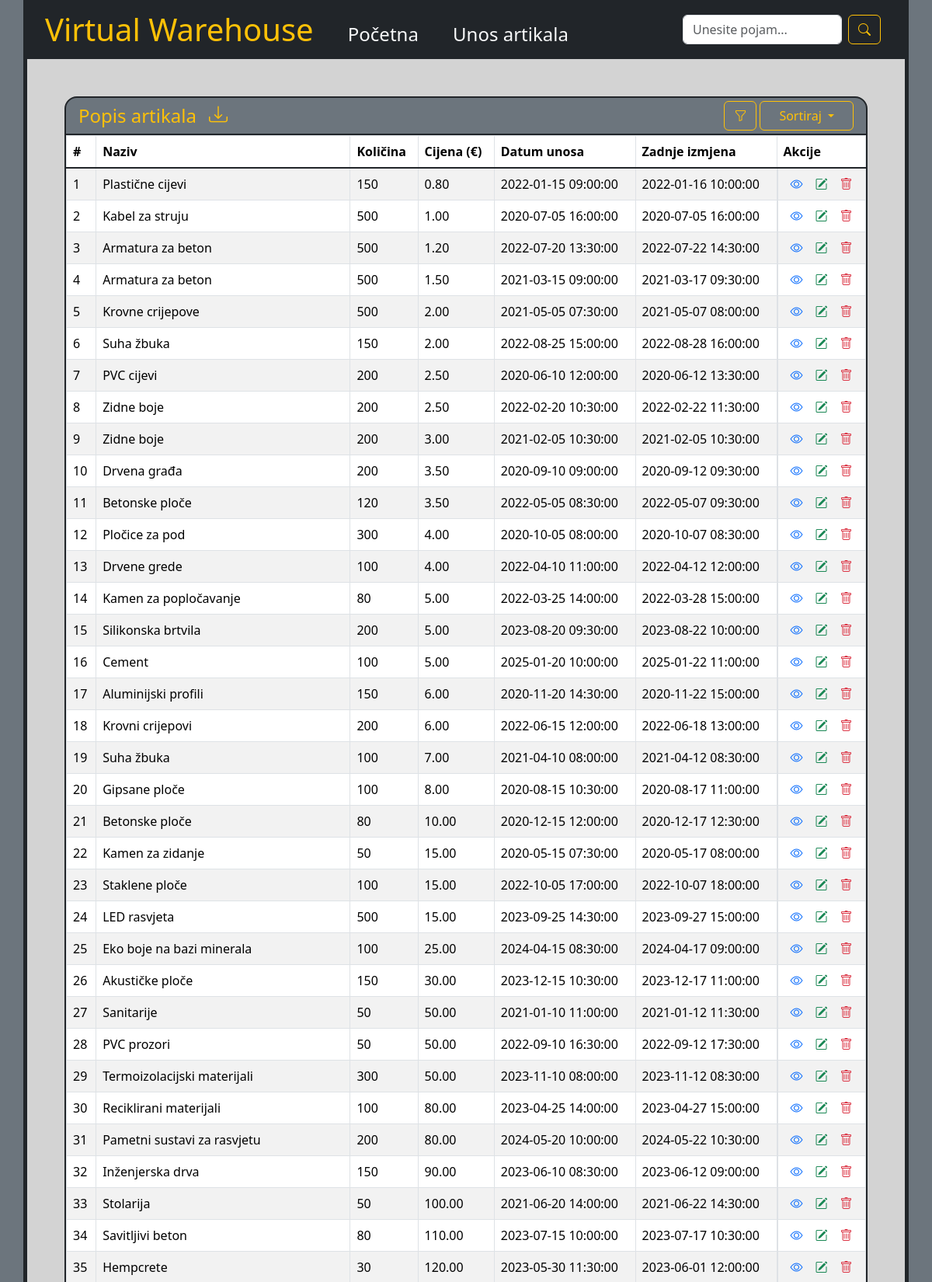
Page /sort/cijena/asc (upper part) on the committed database.
### models.py (models this page shows, shortened)
class Artikl(db.Model):
    id = db.Column(db.Integer, primary_key=True)
    naziv = db.Column(db.String(100), nullable=False)
    opis = db.Column(db.String(200), nullable=True)
    dostupna_kolicina = db.Column(db.Integer, nullable=False)
    minimalna_kolicina = db.Column(db.Integer, nullable=False)
    cijena = db.Column(db.Numeric(7, 2), nullable=False)
    datum_dodavanja = db.Column(db.DateTime, nullable=False)
    datum_izmjene = db.Column(db.DateTime, nullable=False)
    def to_dict(self, id_col=True):
        dict_ent = {
            "id": self.id,
            "naziv": self.naziv,
            "opis": self.opis,
            "dostupna_kolicina": self.dostupna_kolicina,
            "minimalna_kolicina": self.minimalna_kolicina,
            "cijena": self.cijena,
            "datum_dodavanja": self.datum_dodavanja,
            "datum_izmjene": self.datum_izmjene,
        }
        if id_col:
            return dict_ent
        else:
            return dict(list(dict_ent.items())[1:])

### app.py (the view)
@app.route('/sort/<string:value>/<string:order>', methods=['GET', 'POST'])
def sortiranje(value, order):
    variables = {"Artikl": Artikl, "asc": asc, "desc": desc}
    exec(f"artikli = Artikl.query.order_by({order}(Artikl.{value})).all()", variables)
    artikli = list(map(lambda artikl: artikl.to_dict(), variables["artikli"]))
    return render_template("index.html", artikli=artikli, modal=modal, title="Sortiranje")

### templates/index.html (shortened to what this page needs)
{% extends "base.html" %}
{% block content %}
<div id="div_tablice" class="border bg-secondary text-warning border-dark border-2 rounded-top-4 d-flex justify-content-between align-items-center">
    <div class="d-flex">
		<p class="px-3 pt-3 fs-4">Popis artikala</p>
		<a id="download" class="icon-link" href="javascript:download()"><i  class="bi bi-download text-warning fs-4 mb-3" data-bs-toggle="tooltip" data-bs-placement="bottom" title="Preuzmi popis"></i></a>
	</div>
    <div class="d-flex">
        <button id="filtriraj" class="btn btn-outline-warning" type="button" data-bs-toggle="modal" data-bs-target="#staticBackdrop"><i class="bi bi-funnel"></i></button>
        <div class="dropdown-center">
            <button id="sortiraj" class="btn btn-outline-warning ms-1 me-3 px-4 dropdown-toggle" type="button" data-bs-toggle="dropdown" aria-expanded="false">Sortiraj </button>
        </div>
    </div>
</div>
<div class="border border-dark border-2 border-top-0">
    {% if artikli -%}
    <table class="table table-striped table-bordered mb-0">
        <thead>
          	<tr>
            	<th scope="col">#</th>
            	<th scope="col">Naziv</th>
            	<th scope="col">Količina</th>
            	<th scope="col">Cijena (€)</th>
            	<th scope="col">Datum unosa</th>
            	<th scope="col">Zadnje izmjena</th>
            	<th scope="col" style="width: 0;">Akcije</th>
          	</tr>
        </thead>
        <tbody id="skladiste" class="table-group-divider">
          	{% for artikl in artikli -%}
          	<tr id="{{ artikl.id }}">
    			<td scope="row">{{ loop.index }}</td>
    			<td>{{ artikl.naziv }}</td>
    			<td>{{ artikl.dostupna_kolicina }}</td>
    			<td>{{ artikl.cijena }}</td>
    			<td>{{ artikl.datum_dodavanja }}</td>
    			<td>{{ artikl.datum_izmjene }}</td>
    			<td class="d-flex">
    				<a class="icon-link info_button" data-index="{{ artikl.id }}" href="#"><i class="bi bi-eye mx-2 mb-2 text-primary" data-bs-toggle="tooltip" data-bs-placement="bottom" title="Pregledaj"></i></a>
    				<a class="icon-link edit_button" data-index="{{ artikl.id }}" href="#"><i class="bi bi-pencil-square mx-2 mb-2 text-success" data-bs-toggle="tooltip" data-bs-placement="bottom" title="Uredi"></i></a>
    				<a class="icon-link delete_button" data-index="{{ artikl.id }}" href="#"><i class="bi bi-trash mx-2 mb-2 text-danger" data-bs-toggle="tooltip" data-bs-placement="bottom" title="Obriši"></i></a>
    			</td>
          	</tr>
          	{% endfor %}
      	</tbody>
    </table>
    {% else -%}
    <div id="nema_artikala" class="d-flex justify-content-center bg-white py-3 fs-5">Na skladištu nema unesenih artikala.</div>
    {% endif %}
</div>
{% endblock %}

### static/css/style.css (style rules this page uses)
body { padding-bottom: 50px; }
td { white-space: pre; }
#div_tablice { height: 50px; }

### rows in the picture
Artikl: naziv "Plastične cijevi", dostupna_kolicina "150", cijena "0.80", datum_dodavanja "2022-01-15 09:00:00", datum_izmjene "2022-01-16 10:00:00"
Artikl: naziv "Kabel za struju", dostupna_kolicina "500", cijena "1.00", datum_dodavanja "2020-07-05 16:00:00", datum_izmjene "2020-07-05 16:00:00"
Artikl: naziv "Armatura za beton", dostupna_kolicina "500", cijena "1.20", datum_dodavanja "2022-07-20 13:30:00", datum_izmjene "2022-07-22 14:30:00"
Artikl: naziv "Armatura za beton", dostupna_kolicina "500", cijena "1.50", datum_dodavanja "2021-03-15 09:00:00", datum_izmjene "2021-03-17 09:30:00"
Artikl: naziv "Krovne crijepove", dostupna_kolicina "500", cijena "2.00", datum_dodavanja "2021-05-05 07:30:00", datum_izmjene "2021-05-07 08:00:00"
Artikl: naziv "Suha žbuka", dostupna_kolicina "150", cijena "2.00", datum_dodavanja "2022-08-25 15:00:00", datum_izmjene "2022-08-28 16:00:00"
Artikl: naziv "PVC cijevi", dostupna_kolicina "200", cijena "2.50", datum_dodavanja "2020-06-10 12:00:00", datum_izmjene "2020-06-12 13:30:00"
Artikl: naziv "Zidne boje", dostupna_kolicina "200", cijena "2.50", datum_dodavanja "2022-02-20 10:30:00", datum_izmjene "2022-02-22 11:30:00"
Artikl: naziv "Zidne boje", dostupna_kolicina "200", cijena "3.00", datum_dodavanja "2021-02-05 10:30:00", datum_izmjene "2021-02-05 10:30:00"
Artikl: naziv "Drvena građa", dostupna_kolicina "200", cijena "3.50", datum_dodavanja "2020-09-10 09:00:00", datum_izmjene "2020-09-12 09:30:00"
Artikl: naziv "Betonske ploče", dostupna_kolicina "120", cijena "3.50", datum_dodavanja "2022-05-05 08:30:00", datum_izmjene "2022-05-07 09:30:00"
Artikl: naziv "Pločice za pod", dostupna_kolicina "300", cijena "4.00", datum_dodavanja "2020-10-05 08:00:00", datum_izmjene "2020-10-07 08:30:00"
Artikl: naziv "Drvene grede", dostupna_kolicina "100", cijena "4.00", datum_dodavanja "2022-04-10 11:00:00", datum_izmjene "2022-04-12 12:00:00"
Artikl: naziv "Kamen za popločavanje", dostupna_kolicina "80", cijena "5.00", datum_dodavanja "2022-03-25 14:00:00", datum_izmjene "2022-03-28 15:00:00"
Artikl: naziv "Silikonska brtvila", dostupna_kolicina "200", cijena "5.00", datum_dodavanja "2023-08-20 09:30:00", datum_izmjene "2023-08-22 10:00:00"
Artikl: naziv "Cement", dostupna_kolicina "100", cijena "5.00", datum_dodavanja "2025-01-20 10:00:00", datum_izmjene "2025-01-22 11:00:00"
Artikl: naziv "Aluminijski profili", dostupna_kolicina "150", cijena "6.00", datum_dodavanja "2020-11-20 14:30:00", datum_izmjene "2020-11-22 15:00:00"
Artikl: naziv "Krovni crijepovi", dostupna_kolicina "200", cijena "6.00", datum_dodavanja "2022-06-15 12:00:00", datum_izmjene "2022-06-18 13:00:00"
Artikl: naziv "Suha žbuka", dostupna_kolicina "100", cijena "7.00", datum_dodavanja "2021-04-10 08:00:00", datum_izmjene "2021-04-12 08:30:00"
Artikl: naziv "Gipsane ploče", dostupna_kolicina "100", cijena "8.00", datum_dodavanja "2020-08-15 10:30:00", datum_izmjene "2020-08-17 11:00:00"
Artikl: naziv "Betonske ploče", dostupna_kolicina "80", cijena "10.00", datum_dodavanja "2020-12-15 12:00:00", datum_izmjene "2020-12-17 12:30:00"
Artikl: naziv "Kamen za zidanje", dostupna_kolicina "50", cijena "15.00", datum_dodavanja "2020-05-15 07:30:00", datum_izmjene "2020-05-17 08:00:00"
Artikl: naziv "Staklene ploče", dostupna_kolicina "100", cijena "15.00", datum_dodavanja "2022-10-05 17:00:00", datum_izmjene "2022-10-07 18:00:00"
Artikl: naziv "LED rasvjeta", dostupna_kolicina "500", cijena "15.00", datum_dodavanja "2023-09-25 14:30:00", datum_izmjene "2023-09-27 15:00:00"
Artikl: naziv "Eko boje na bazi minerala", dostupna_kolicina "100", cijena "25.00", datum_dodavanja "2024-04-15 08:30:00", datum_izmjene "2024-04-17 09:00:00"
Artikl: naziv "Akustičke ploče", dostupna_kolicina "150", cijena "30.00", datum_dodavanja "2023-12-15 10:30:00", datum_izmjene "2023-12-17 11:00:00"
Artikl: naziv "Sanitarije", dostupna_kolicina "50", cijena "50.00", datum_dodavanja "2021-01-10 11:00:00", datum_izmjene "2021-01-12 11:30:00"
Artikl: naziv "PVC prozori", dostupna_kolicina "50", cijena "50.00", datum_dodavanja "2022-09-10 16:30:00", datum_izmjene "2022-09-12 17:30:00"
Artikl: naziv "Termoizolacijski materijali", dostupna_kolicina "300", cijena "50.00", datum_dodavanja "2023-11-10 08:00:00", datum_izmjene "2023-11-12 08:30:00"
Artikl: naziv "Reciklirani materijali", dostupna_kolicina "100", cijena "80.00", datum_dodavanja "2023-04-25 14:00:00", datum_izmjene "2023-04-27 15:00:00"
Artikl: naziv "Pametni sustavi za rasvjetu", dostupna_kolicina "200", cijena "80.00", datum_dodavanja "2024-05-20 10:00:00", datum_izmjene "2024-05-22 10:30:00"
Artikl: naziv "Inženjerska drva", dostupna_kolicina "150", cijena "90.00", datum_dodavanja "2023-06-10 08:30:00", datum_izmjene "2023-06-12 09:00:00"
Artikl: naziv "Stolarija", dostupna_kolicina "50", cijena "100.00", datum_dodavanja "2021-06-20 14:00:00", datum_izmjene "2021-06-22 14:30:00"
Artikl: naziv "Savitljivi beton", dostupna_kolicina "80", cijena "110.00", datum_dodavanja "2023-07-15 10:00:00", datum_izmjene "2023-07-17 10:30:00"
Artikl: naziv "Hempcrete", dostupna_kolicina "30", cijena "120.00", datum_dodavanja "2023-05-30 11:30:00", datum_izmjene "2023-06-01 12:00:00"
